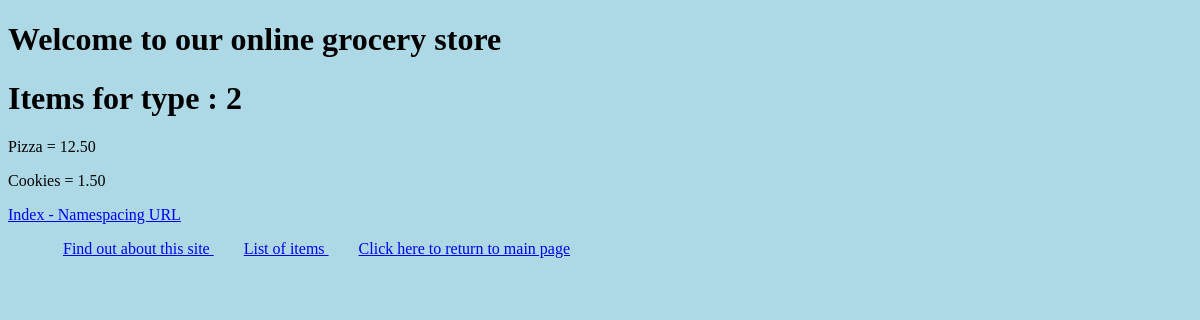
Page /2/ on the committed database.
### myapp/models.py (models this page shows, shortened)
class item(models.Model):
    type = models.ForeignKey(Type, related_name="items", on_delete=models.CASCADE)
    name = models.CharField(max_length=200)
    price = models.DecimalField(max_digits=10, decimal_places=2)
    stock = models.PositiveIntegerField(default=100)
    available = models.BooleanField(default=True)
    description = models.TextField(max_length=1000, null=True, blank=True)
    interested = models.PositiveIntegerField(default=0)

### myapp/views.py (the view)
# urls.py: path('<int:type_no>/', views.detail, name='detail'),
def detail(request, type_no):
    selected_type = get_object_or_404(Type, pk=type_no)
    items = item.objects.filter(type=selected_type).order_by("-price")
    return render(request, 'myapp/detail.html', {'selected_type': selected_type, 'items': items, 'type_no': type_no})

### templates/myapp/detail.html (shortened to what this page needs)
{% extends 'myapp/base.html' %}
{% block body_block %}
<!DOCTYPE html>
<html lang="en">
<head>
</head>
<body>
{% if type_no %}
    <h1> Items for type : {{ type_no }}</h1>
    {% for item in items %}
    	<p>{{ item.name }} = {{ item.price }}</p>
    {% endfor %}
{% else %}
    <h1>Not valid type number</h1>
{% endif %}
<a href="http://127.0.0.1:8000/index/">Index - Namespacing URL</a>
</body>
</html>
{% endblock %}

### myapp/static/myapp/style.css (style rules this page uses)
body { background-color: lightblue; }

### rows in the picture
item: name "Pizza", price "12.50"
item: name "Cookies", price "1.50"

### other values in the picture
{{ type_no }} "2"
